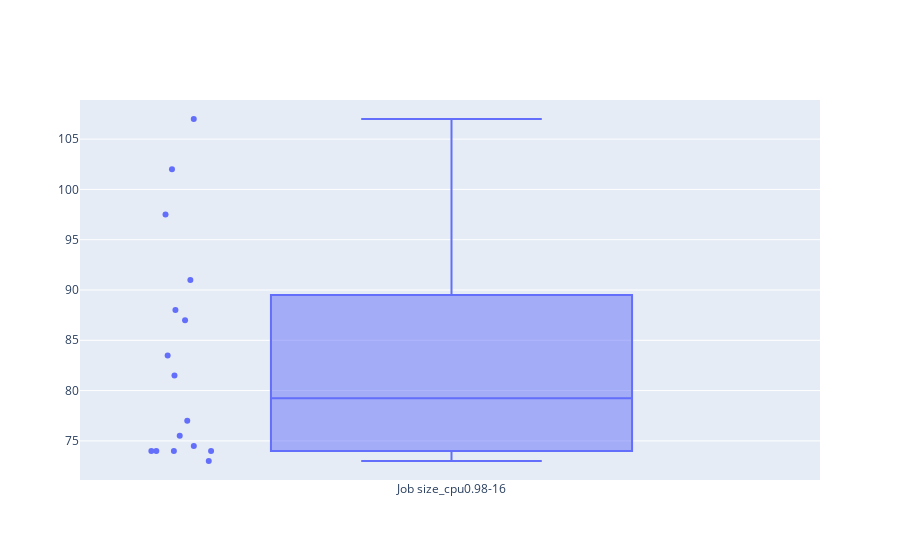
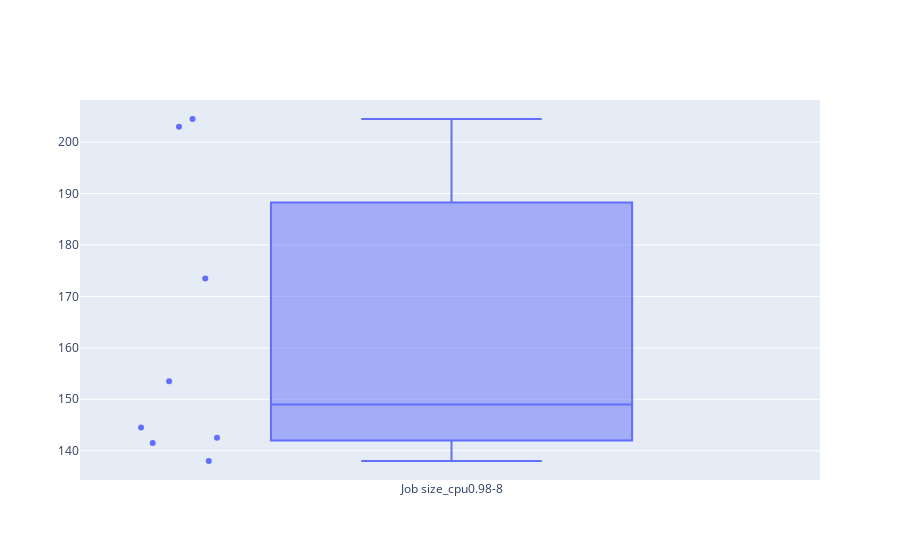
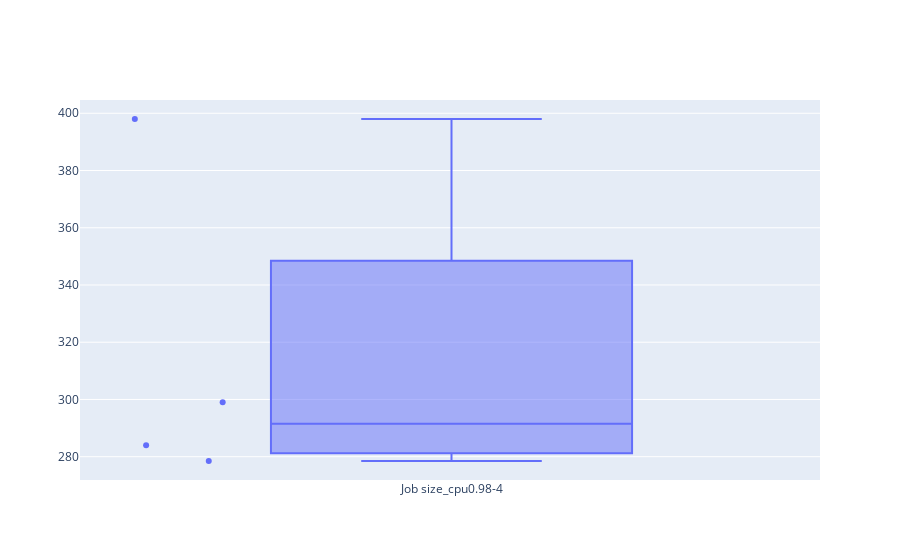
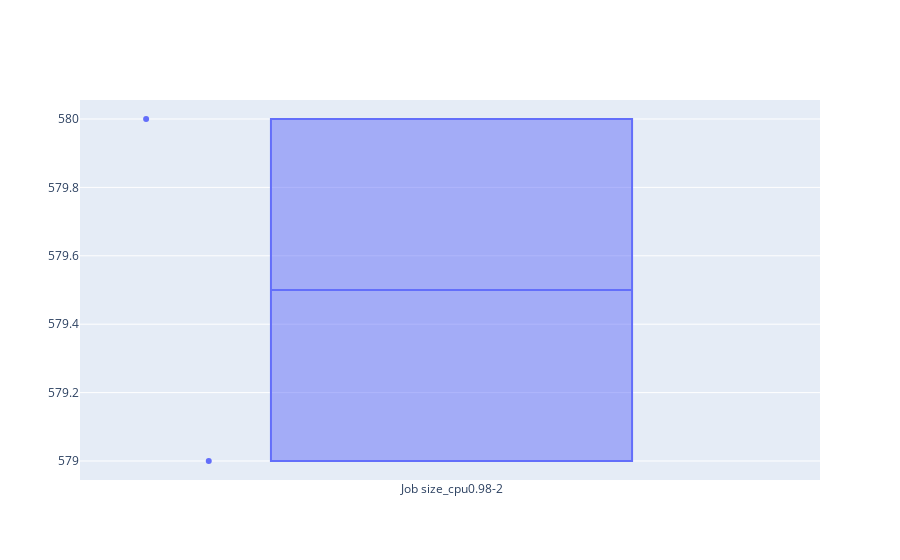

These figures' notebook cell, in order:
### Code cell
cpu0_98_2 = pd.read_csv('cpu_bound_0.98/2_usage.csv', delimiter='|')
cpu0_98_4 = pd.read_csv('cpu_bound_0.98/4_usage.csv', delimiter='|')
cpu0_98_8 = pd.read_csv('cpu_bound_0.98/8_usage.csv', delimiter='|')
cpu0_98_16= pd.read_csv('cpu_bound_0.98/16_usage.csv', delimiter='|')

csvs = { 'cpu0.98-16': cpu0_98_16, 'cpu0.98-8': cpu0_98_8, 'cpu0.98-4': cpu0_98_4, 'cpu0.98-2': cpu0_98_2}
plot_mapper_times(csvs)

### Figure 1 — Plotly figure (JSON) as saved in the notebook; plotly's stock layout.template omitted (floating-point values rounded to 4 significant figures)
{"data": [{"boxpoints": "all", "name": "Job size_cpu0.98-16", "text": ["wn4.localdomain", "wn4.localdomain", "wn6.localdomain", "wn3.localdomain", "wn1.localdomain", "wn2.localdomain", "wn5.localdomain", "wn3.localdomain", "wn6.localdomain", "wn2.localdomain", "wn5.localdomain", "wn4.localdomain", "wn6.localdomain", "wn1.localdomain", "wn2.localdomain", "wn3.localdomain"], "type": "box", "y": [97.5, 91, 74.5, 74, 102, 81.5, 74, 74, 75.5, 83.5, 73, 88, 77, 107, 87, 74]}], "layout": {}}

### Figure 2 — Plotly figure (JSON) as saved in the notebook; plotly's stock layout.template omitted (floating-point values rounded to 4 significant figures)
{"data": [{"boxpoints": "all", "name": "Job size_cpu0.98-8", "text": ["wn6.localdomain", "wn3.localdomain", "wn2.localdomain", "wn1.localdomain", "wn1.localdomain", "wn6.localdomain", "wn5.localdomain", "wn4.localdomain"], "type": "box", "y": [142.5, 141.5, 153.5, 204.5, 203, 138, 144.5, 173.5]}], "layout": {}}

### Figure 3 — Plotly figure (JSON) as saved in the notebook; plotly's stock layout.template omitted (floating-point values rounded to 4 significant figures)
{"data": [{"boxpoints": "all", "name": "Job size_cpu0.98-4", "text": ["wn1.localdomain", "wn3.localdomain", "wn6.localdomain", "wn2.localdomain"], "type": "box", "y": [398, 284, 278.5, 299]}], "layout": {}}

### Figure 4 — Plotly figure (JSON) as saved in the notebook; plotly's stock layout.template omitted (floating-point values rounded to 4 significant figures)
{"data": [{"boxpoints": "all", "name": "Job size_cpu0.98-2", "text": ["wn2.localdomain", "wn5.localdomain"], "type": "box", "y": [579, 580]}], "layout": {}}
